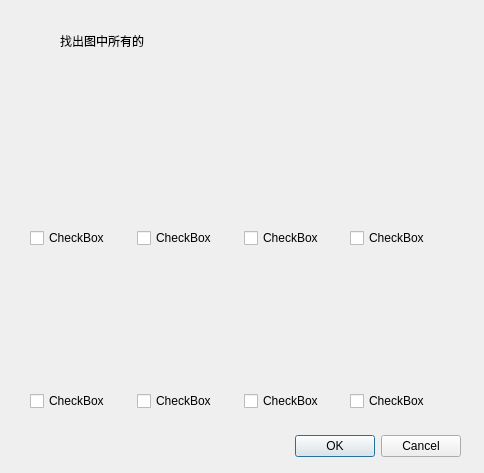
<?xml version="1.0" encoding="UTF-8"?>
<ui version="4.0">
 <class>Dialog</class>
 <widget class="QDialog" name="Dialog">
  <property name="geometry">
   <rect>
    <x>0</x>
    <y>0</y>
    <width>484</width>
    <height>473</height>
   </rect>
  </property>
  <property name="windowTitle">
   <string>Dialog</string>
  </property>
  <widget class="QDialogButtonBox" name="buttonBox">
   <property name="geometry">
    <rect>
     <x>120</x>
     <y>430</y>
     <width>341</width>
     <height>32</height>
    </rect>
   </property>
   <property name="orientation">
    <enum>Qt::Horizontal</enum>
   </property>
   <property name="standardButtons">
    <set>QDialogButtonBox::Cancel|QDialogButtonBox::Ok</set>
   </property>
  </widget>
  <widget class="QLabel" name="title_lable">
   <property name="geometry">
    <rect>
     <x>180</x>
     <y>20</y>
     <width>71</width>
     <height>51</height>
    </rect>
   </property>
   <property name="text">
    <string/>
   </property>
  </widget>
  <widget class="QLabel" name="label">
   <property name="geometry">
    <rect>
     <x>60</x>
     <y>10</y>
     <width>101</width>
     <height>61</height>
    </rect>
   </property>
   <property name="text">
    <string>找出图中所有的</string>
   </property>
  </widget>
  <widget class="QLabel" name="title_lable_2">
   <property name="geometry">
    <rect>
     <x>270</x>
     <y>20</y>
     <width>71</width>
     <height>51</height>
    </rect>
   </property>
   <property name="text">
    <string/>
   </property>
  </widget>
  <widget class="QWidget" name="gridLayoutWidget">
   <property name="geometry">
    <rect>
     <x>30</x>
     <y>90</y>
     <width>421</width>
     <height>321</height>
    </rect>
   </property>
   <layout class="QGridLayout" name="gridLayout">
    <item row="0" column="3">
     <widget class="QLabel" name="img_lable_4">
      <property name="text">
       <string/>
      </property>
     </widget>
    </item>
    <item row="2" column="3">
     <widget class="QLabel" name="img_lable_8">
      <property name="text">
       <string/>
      </property>
     </widget>
    </item>
    <item row="0" column="0">
     <widget class="QLabel" name="img_lable_1">
      <property name="text">
       <string/>
      </property>
     </widget>
    </item>
    <item row="3" column="3">
     <widget class="QCheckBox" name="checkBox_8">
      <property name="text">
       <string>CheckBox</string>
      </property>
     </widget>
    </item>
    <item row="0" column="2">
     <widget class="QLabel" name="img_lable_3">
      <property name="text">
       <string/>
      </property>
     </widget>
    </item>
    <item row="0" column="1">
     <widget class="QLabel" name="img_lable_2">
      <property name="text">
       <string/>
      </property>
     </widget>
    </item>
    <item row="3" column="1">
     <widget class="QCheckBox" name="checkBox_6">
      <property name="text">
       <string>CheckBox</string>
      </property>
     </widget>
    </item>
    <item row="2" column="2">
     <widget class="QLabel" name="img_lable_7">
      <property name="text">
       <string/>
      </property>
     </widget>
    </item>
    <item row="2" column="1">
     <widget class="QLabel" name="img_lable_6">
      <property name="text">
       <string/>
      </property>
     </widget>
    </item>
    <item row="3" column="2">
     <widget class="QCheckBox" name="checkBox_7">
      <property name="text">
       <string>CheckBox</string>
      </property>
     </widget>
    </item>
    <item row="2" column="0">
     <widget class="QLabel" name="img_lable_5">
      <property name="text">
       <string/>
      </property>
     </widget>
    </item>
    <item row="1" column="3">
     <widget class="QCheckBox" name="checkBox_4">
      <property name="text">
       <string>CheckBox</string>
      </property>
     </widget>
    </item>
    <item row="1" column="1">
     <widget class="QCheckBox" name="checkBox_2">
      <property name="text">
       <string>CheckBox</string>
      </property>
     </widget>
    </item>
    <item row="3" column="0">
     <widget class="QCheckBox" name="checkBox_5">
      <property name="text">
       <string>CheckBox</string>
      </property>
     </widget>
    </item>
    <item row="1" column="2">
     <widget class="QCheckBox" name="checkBox_3">
      <property name="text">
       <string>CheckBox</string>
      </property>
     </widget>
    </item>
    <item row="1" column="0">
     <widget class="QCheckBox" name="checkBox_1">
      <property name="whatsThis">
       <string/>
      </property>
      <property name="layoutDirection">
       <enum>Qt::LeftToRight</enum>
      </property>
      <property name="autoFillBackground">
       <bool>false</bool>
      </property>
      <property name="text">
       <string>CheckBox</string>
      </property>
     </widget>
    </item>
   </layout>
  </widget>
 </widget>
 <resources/>
 <connections>
  <connection>
   <sender>buttonBox</sender>
   <signal>accepted()</signal>
   <receiver>Dialog</receiver>
   <slot>accept()</slot>
   <hints>
    <hint type="sourcelabel">
     <x>248</x>
     <y>254</y>
    </hint>
    <hint type="destinationlabel">
     <x>157</x>
     <y>274</y>
    </hint>
   </hints>
  </connection>
  <connection>
   <sender>buttonBox</sender>
   <signal>rejected()</signal>
   <receiver>Dialog</receiver>
   <slot>reject()</slot>
   <hints>
    <hint type="sourcelabel">
     <x>316</x>
     <y>260</y>
    </hint>
    <hint type="destinationlabel">
     <x>286</x>
     <y>274</y>
    </hint>
   </hints>
  </connection>
 </connections>
 <slots>
  <slot>get_ids()</slot>
 </slots>
</ui>
